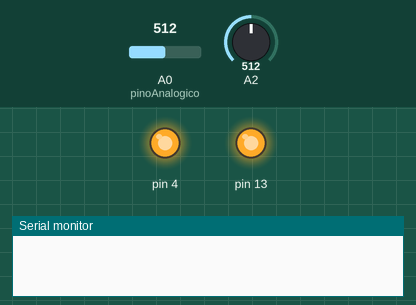
The sketch below on a simulated Arduino Uno, built with avr-gcc and run on an emulated ATmega328P. Shown: output pins drawn as LEDs (lit = HIGH), the last lines printed to the serial monitor. Inputs (shaded band) come from the test bench; at power-on: A2 = 512, A0 (pinoAnalogico) = 512.

Above: at 1.2 s.
1.3 s: A2 set to 493
At 2.2 s:
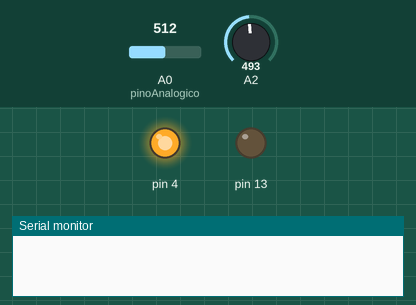
2.8 s: A2 set to 716
At 3.3 s:
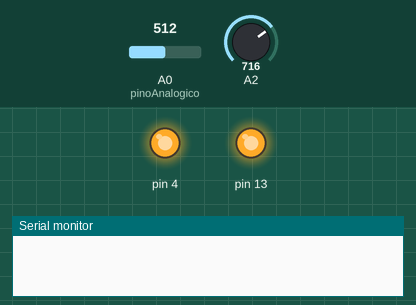
4.3 s: A0 (pinoAnalogico) set to 415
5.8 s: A0 (pinoAnalogico) set to 390
7.6 s: A0 (pinoAnalogico) set to 708
9.1 s: A0 (pinoAnalogico) set to 725
At 10.5 s:
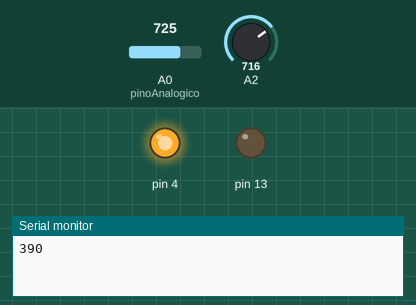
Timing chart, 0 to 11.6 s (numbered marks = the images above; inputs shaded):
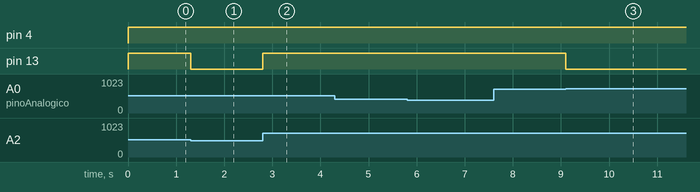

The sketch:

codigoarduino.ino
```cpp
const int pinoAnalogico = A0;
int valorSensor = 0;
int calibracao = 0;
int contador = 0;
int taxaatualizacao=5000;

void setup() {
  Serial.begin(9600);
  pinMode(A0,INPUT);
  pinMode(A2, INPUT);
  pinMode(4,OUTPUT);
  pinMode(13,OUTPUT);
}

void loop() {
  valorSensor = analogRead(pinoAnalogico);
  calibracao = analogRead(A2);
  //Serial.print(calibracao);
  //Serial.print('\n');
  if(valorSensor<=calibracao)
  {
    digitalWrite(13,HIGH);
  }
  else
  {
    digitalWrite(13,LOW);
  }
  if(contador==taxaatualizacao)
  {
    if(valorSensor<400)
    {
      Serial.println(valorSensor);
    }
    else
    {
      //Serial.print('\n');
    }
    contador = 0;
  }
  else
  {
   // Serial.print('\n');
  }
  digitalWrite(4,HIGH);
  contador++;
  delay(1);
}
```

Measured:
- the behaviour switches between 512 and 511 on A2 (found by bisection; images 0 and 1)
- the behaviour switches between 716 and 717 on A0 (pinoAnalogico) (found by bisection; images 2 and 3)
- after the input at 1.3 s, pin 13: HIGH → LOW at once
- after the input at 2.8 s, pin 13: LOW → HIGH at once
- after the input at 4.3 s, every drawn part: stays the same
- after the input at 7.6 s, every drawn part: stays the same
- after the input at 9.1 s, pin 13: HIGH → LOW at once
